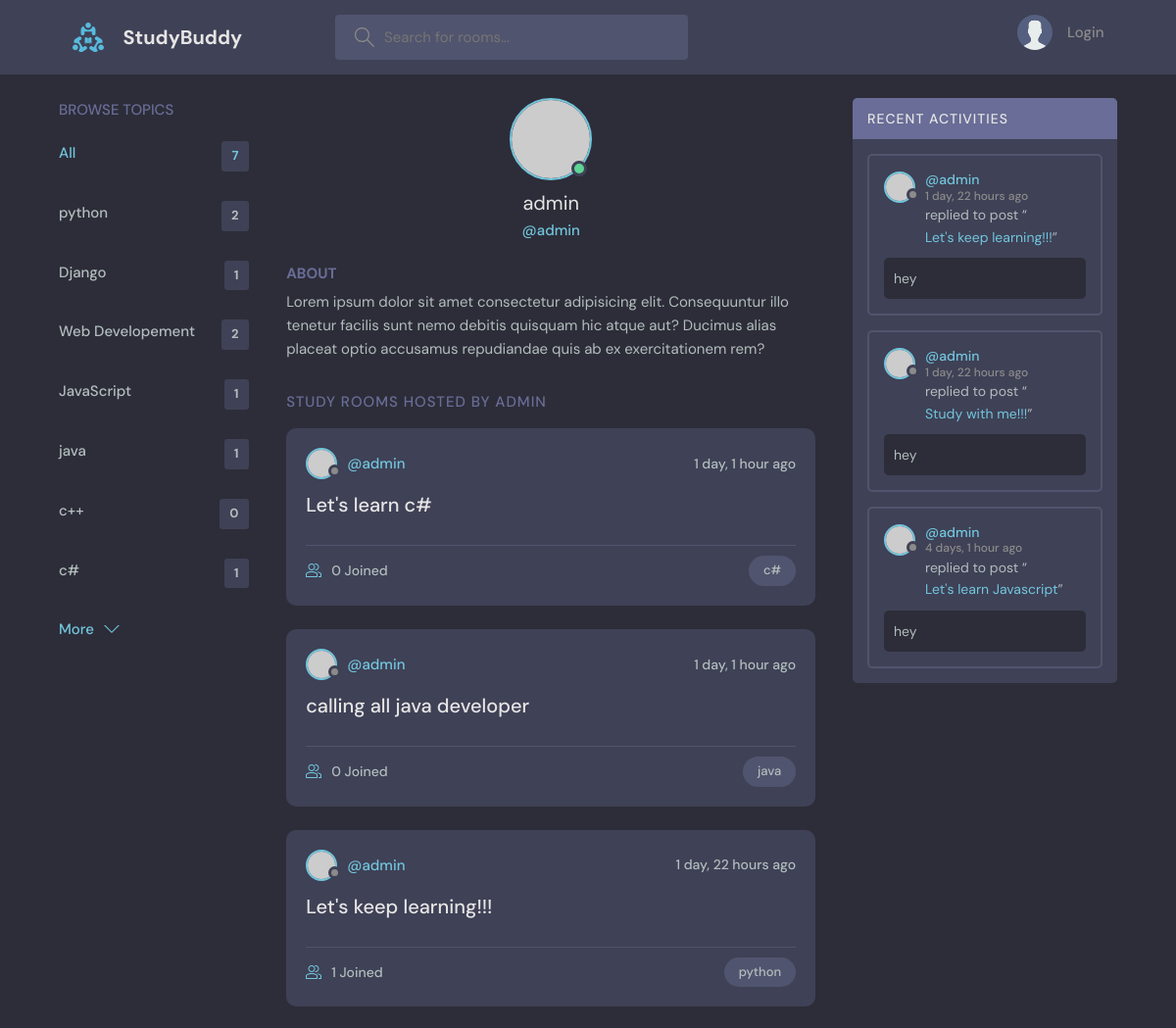
Page /profile/1/ (upper part) on the earlier database version.
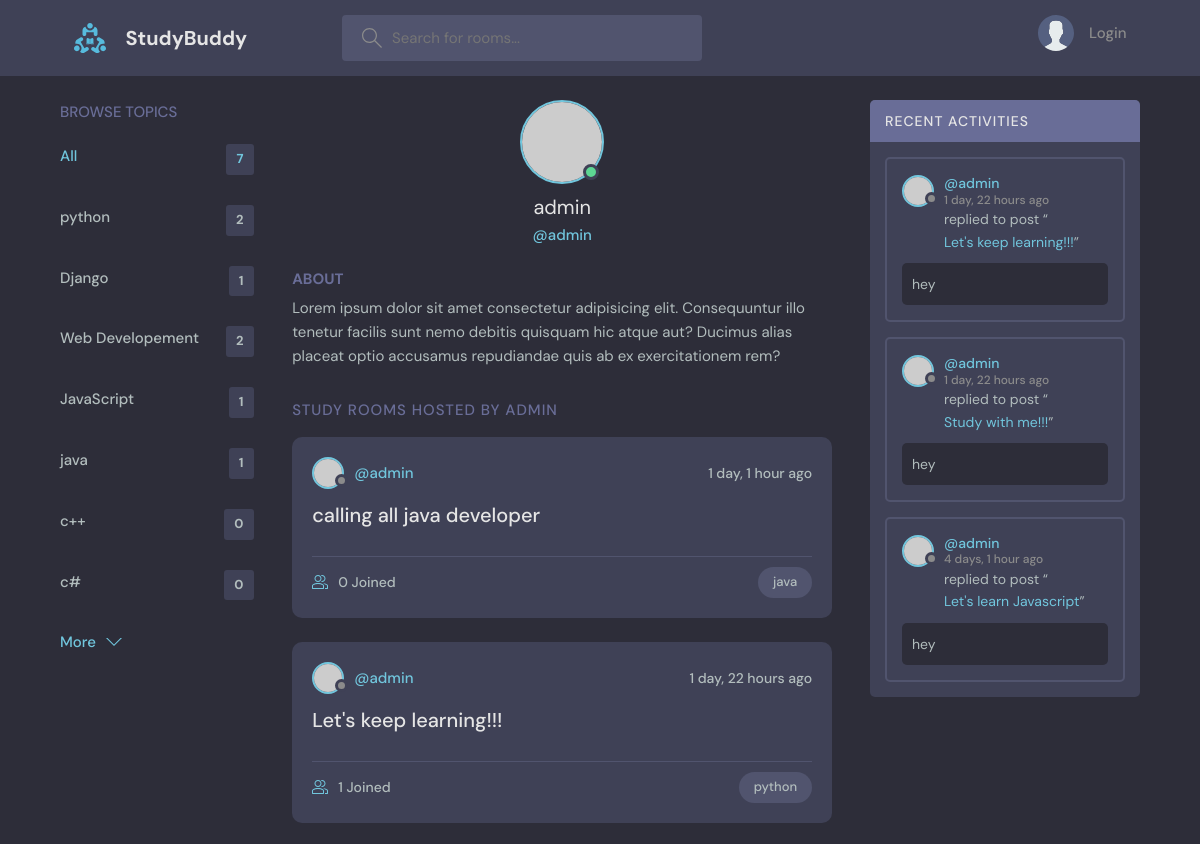
Same page on the later database version.
### base/models.py (models this page shows, shortened)
class Topic(models.Model):
    name = models.CharField(max_length=200)

class Room(models.Model):
    host = models.ForeignKey(User, on_delete=models.SET_NULL, null=True)
    topic = models.ForeignKey(Topic, on_delete=models.SET_NULL, null=True)
    name = models.CharField(max_length=200)
    description = models.TextField(null=True,blank=True)
    participants = models.ManyToManyField(User,related_name='participants', blank=True)
    updated = models.DateTimeField(auto_now=True)
    created = models.DateTimeField(auto_now_add=True)
    class Meta:
        ordering = ['-updated','-created']
    def __str__(self):
        return self.name

class Message(models.Model):
    user = models.ForeignKey(User, on_delete=models.CASCADE)
    room = models.ForeignKey(Room, on_delete=models.CASCADE)
    body = models.TextField()
    updated = models.DateTimeField(auto_now=True)
    created = models.DateTimeField(auto_now_add=True)
    class Meta:
        ordering = ['-updated','-created']

### base/views.py (the view)
# urls.py: path('profile/<str:pk>/',views.userprofile,name ='user-profile'),
def userprofile(request,pk):
    user = User.objects.get(id=pk)
    rooms = user.room_set.all()
    room_messages = user.message_set.all()
    topics = Topic.objects.all()
    context = {'user':user, 'rooms':rooms ,'room_messages':room_messages, 'topics':topics}
    return render(request, 'base/profile.html', context)

### base/templates/base/profile.html (shortened to what this page needs)
{% extends 'main.html' %}
{% block content %}
<main class="profile-page layout layout--3">
  <div class="container">
    {% include 'base/topics_component.html' %}
    <div class="roomList">
      <div class="profile">
        <div class="profile__avatar">
          <div class="avatar avatar--large active">
            <img src="https://randomuser.me/api/portraits/men/11.jpg" />
          </div>
        </div>
        <div class="profile__info">
          <h3>{{user.username}}</h3>
          <p>@{{user.username}}</p>
        </div>
        <div class="profile__about">
          <h3>About</h3>
          <p>
            Lorem ipsum dolor sit amet consectetur adipisicing elit. Consequuntur illo tenetur
            facilis sunt nemo debitis quisquam hic atque aut? Ducimus alias placeat optio
            accusamus repudiandae quis ab ex exercitationem rem?
          </p>
        </div>
      </div>
      <div class="roomList__header">
        <div>
          <h2>Study Rooms Hosted by Admin</a>
          </h2>
        </div>
      </div>
      {% include 'base/feed_component.html' %}
    </div>
    {% include 'base/activity_component.html' %}
  </div>
</main>
{% endblock %}

### base/templates/base/topics_component.html
<div class="topics">
    <div class="topics__header">
        <h2>Browse Topics</h2>
    </div>
    <ul class="topics__list">
        <li>
            <a href="{% url 'home' %}" class="active">All <span>{{topics.count}}</span></a>
        </li>
        {% for topic in topics %}
        <li>
            <a href="{% url 'home'%}?q={{topic.name}}"> {{topic.name}}<span>{{topic.room_set.all.count}}</span></a>
        </li>
        {% endfor %}
    </ul>
    <a class="btn btn--link" href="{% url 'topics' %}">
        More
        <svg version="1.1" xmlns="http://www.w3.org/2000/svg" width="32" height="32" viewBox="0 0 32 32">
            <title>chevron-down</title>
            <path d="M16 21l-13-13h-3l16 16 16-16h-3l-13 13z"></path>
        </svg>
    </a>
</div>

### base/templates/base/feed_component.html (shortened to what this page needs)
{% for room in rooms %}
<div class="roomListRoom">
    <div class="roomListRoom__header">
        <a href="{% url 'user-profile' room.host.id %}" class="roomListRoom__author">
            <div class="avatar avatar--small">
                <img src="https://randomuser.me/api/portraits/women/11.jpg" />
            </div>
            <span>@{{room.host.username}}</span>
        </a>
        <div class="roomListRoom__actions">
            <span>{{room.created|timesince}} ago</span>
        </div>
    </div>
    <div class="roomListRoom__content">
        <a href="{% url 'room' room.id %}">{{room.name}}</a>
    </div>
    <div class="roomListRoom__meta">
        <a href="{% url 'room' room.id %}" class="roomListRoom__joined">
            {{room.participants.all.count}} Joined
        </a>
        <p class="roomListRoom__topic">{{room.topic.name}}</p>
    </div>
</div>
{% endfor %}

### base/templates/base/activity_component.html (shortened to what this page needs)
<div class="activities">
    <div class="activities__header">
        <h2>Recent Activities</h2>
    </div>
    {% for message in room_messages %}
    <div class="activities__box">
        <div class="activities__boxHeader roomListRoom__header">
            <a href="{% url 'user-profile' message.user.id %}" class="roomListRoom__author">
                <div class="avatar avatar--small">
                    <img src="https://randomuser.me/api/portraits/women/11.jpg" />
                </div>
                <p>
                    @{{message.user}}
                    <span>{{message.created|timesince}} ago</span>
                </p>
            </a>
        </div>
        <div class="activities__boxContent">
            <p>replied to post “<a href="{% url 'room' message.room.id %}">{{message.room}}</a>”</p>
            <div class="activities__boxRoomContent">
                {{message.body}}
            </div>
        </div>
    </div>
    {% endfor %}
</div>

Differences in the rows shown:
removed Room: host.username "admin", created "1 day, 1 hour", name "Let's learn c#", participants.all.count "0", topic.name "c#"
computed for Topic (number 7 of 7 on the later page): room_set.all.count "1" → "0"
